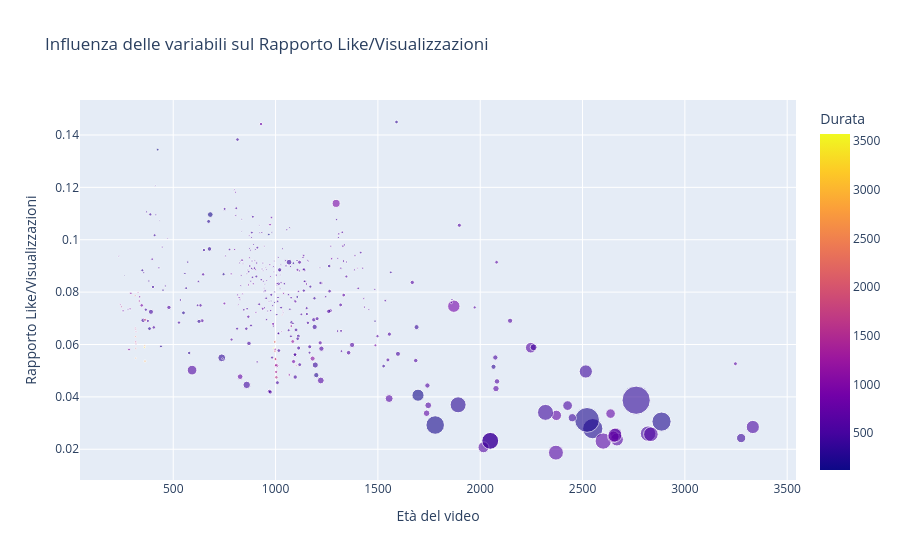

Source (notebook cell):
### Code cell
# Creazione del grafico
fig = px.scatter(video_data, 
                 x='Eta_del_video', 
                 y='Rapporto_Like_Visualizzazioni', 
                 size='N_di_visualizzazioni',
                 color='Durata',
                 opacity=0.6,
                 title="Influenza delle variabili sul Rapporto Like/Visualizzazioni",
                 labels={'Eta_del_video': 'Età del video', 'Rapporto_Like_Visualizzazioni': 'Rapporto Like/Visualizzazioni'},
                 hover_data={'Titolo': True, 'N_di_commenti': True})

# Personalizzazione del layout
fig.update_layout(xaxis_title="Età del video",
                  yaxis_title="Rapporto Like/Visualizzazioni")

# Mostra il grafico
fig.show()

### Figure 1 — Plotly figure (JSON) as saved in the notebook; plotly's stock layout.template omitted (floating-point values rounded to 4 significant figures; data arrays with more than 128 entries replaced by an {"elided": "..."} marker saying what was removed)
{"data": [{"customdata": {"elided": "378x2 mixed values"}, "hovertemplate": "Età del video=%{x}<br>Rapporto Like/Visualizzazioni=%{y}<br>N_di_visualizzazioni=%{marker.size}<br>Titolo=%{customdata[0]}<br>N_di_commenti=%{customdata[1]}<br>Durata=%{marker.color}<extra></extra>", "legendgroup": "", "marker": {"color": {"elided": "378 int values"}, "coloraxis": "coloraxis", "opacity": 0.6, "size": {"elided": "378 int values"}, "sizemode": "area", "sizeref": 77930.0, "symbol": "circle"}, "mode": "markers", "name": "", "orientation": "v", "showlegend": false, "type": "scatter", "x": {"elided": "378 int values"}, "xaxis": "x", "y": {"elided": "378 float values"}, "yaxis": "y"}], "layout": {"coloraxis": {"colorbar": {"title": {"text": "Durata"}}, "colorscale": [[0, "#0d0887"], [0.1111, "#46039f"], [0.2222, "#7201a8"], [0.3333, "#9c179e"], [0.4444, "#bd3786"], [0.5556, "#d8576b"], [0.6667, "#ed7953"], [0.7778, "#fb9f3a"], [0.8889, "#fdca26"], [1, "#f0f921"]]}, "legend": {"itemsizing": "constant", "tracegroupgap": 0}, "title": {"text": "Influenza delle variabili sul Rapporto Like/Visualizzazioni"}, "xaxis": {"anchor": "y", "domain": [0, 1], "title": {"text": "Età del video"}}, "yaxis": {"anchor": "x", "domain": [0, 1], "title": {"text": "Rapporto Like/Visualizzazioni"}}}}
